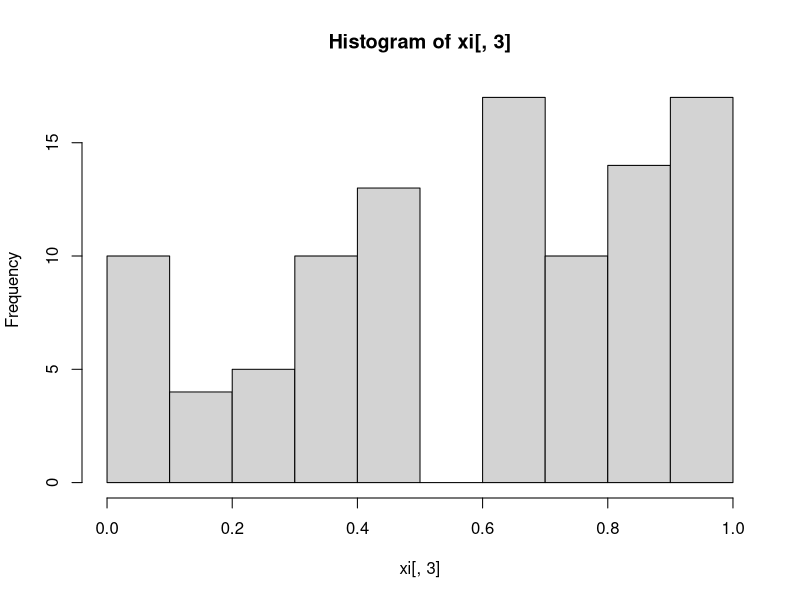
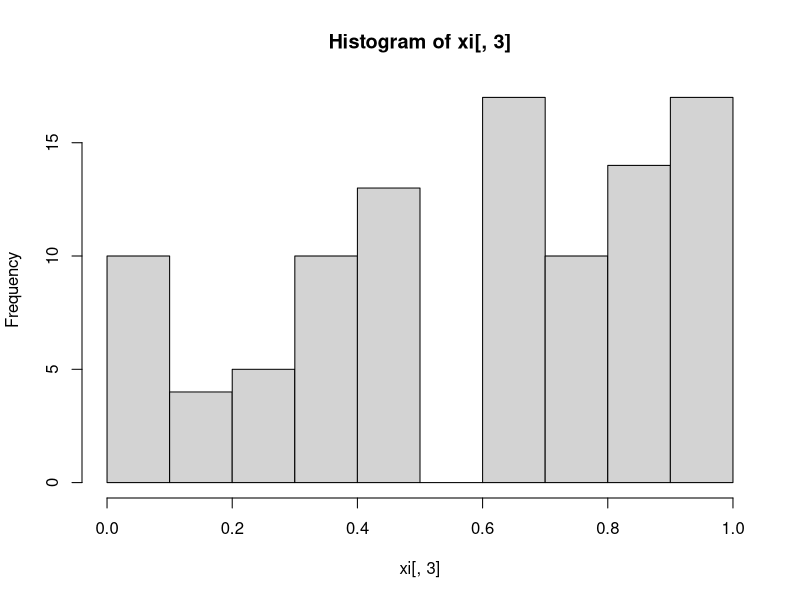
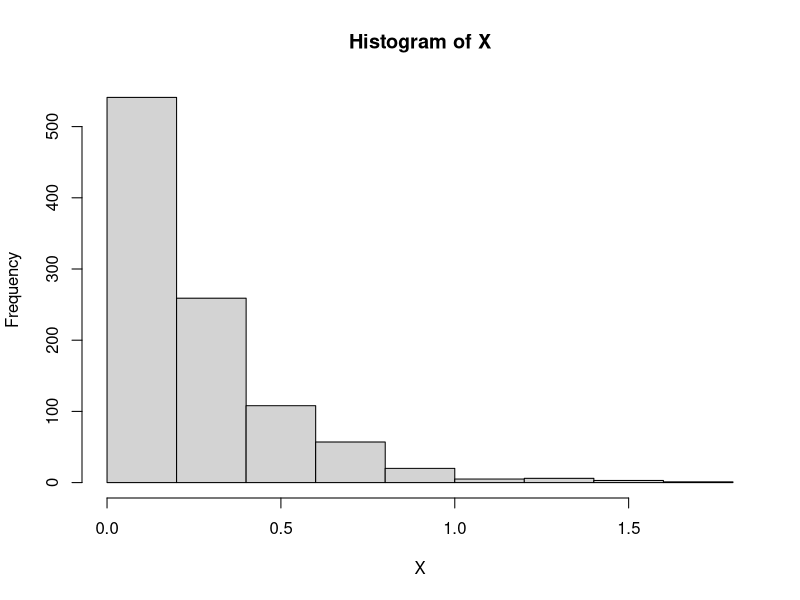

R code for these plots, in order:
Additive_RNG<-function(a,z0,c,m,n) {
  xi<-matrix(NA,n,3)
  colnames(xi)<-c("aZ(i-1)+c","Xi","Ui")
  for (i in 1:n) 
  {
    xi[i,1]<-(a*z0+c)
    xi[i,2]<-xi[i,1]%%m
    xi[i,3]<-xi[i,2]/m
    z0<-xi[i,2]
  }
  hist(xi[,3])
  View(xi)
  X<-xi[,3]
  Binom<-as.numeric(cut(X,breaks = c(0,1/8,4/8,7/8,1),include.lowest = T))-1
  (tabel<-table(Binom)/length(Binom))
  print(Binom)
}
Additive_RNG(35,11123,437,138,100)


######
Additive_RNG<-function(a,z0,c,m,n) {
  xi<-matrix(NA,n,3)
  colnames(xi)<-c("aZ(i-1)+c","Xi","Ui")
  for (i in 1:n) 
  {
    xi[i,1]<-(a*z0+c)
    xi[i,2]<-xi[i,1]%%m
    xi[i,3]<-xi[i,2]/m
    z0<-xi[i,2]
  }
  hist(xi[,3])
  View(xi)
  X<-xi[,3]
  i<-1000
  lambda<-4
  U<-runif(i)
  X<--log(U)/lambda
  hist(X)
  X<- rexp(16,4)
  X
}
Additive_RNG(35,11123,437,138,100)
